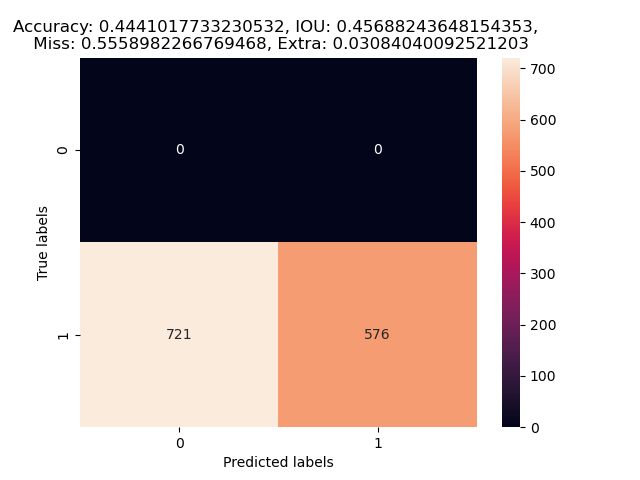
#> input picture src/confusion_matrix.png, 640 x 480 px; its folder holds only this picture in this run
$ python -i image_processor.py   (imports and definitions only)
#> lines starting #> are read from the running program, lines starting #| are printed output that depends on the picture; after the words box and inside, x2 and y2 are one past the last pixel; in counts of white or black regions, pixels touching at a corner belong together
"""
Source:
    https://stackoverflow.com/questions/55782857/how-to-detect-separate-figures-in-an-image
"""

import os

import cv2
from imutils import contours


def drawAllBoundingBox(image_path):
    img = cv2.imread(image_path)
    # original = img.copy()
    # gray = cv2.cvtColor(img, cv2.COLOR_BGR2GRAY)

    img_gray = cv2.cvtColor(img, cv2.COLOR_BGR2GRAY)
    # img_blur = cv2.GaussianBlur(img_gray, (3, 3), 0)

    canny = cv2.Canny(
        image=img_gray, threshold1=100, threshold2=200
    )

    contour_list = []
    ROI_number = 0
    cnts = cv2.findContours(canny, cv2.RETR_EXTERNAL, cv2.CHAIN_APPROX_SIMPLE)
    cnts = cnts[0] if len(cnts) == 2 else cnts[1]
    cnts, _ = contours.sort_contours(cnts, method="left-to-right")

    for c in cnts:
        x, y, w, h = cv2.boundingRect(c)
        # roi = img[y : y + h, x : x + w]

        cv2.rectangle(img, (x, y), (x + w, y + h), (0, 255, 0), 3)
        # ROI = original[y : y + h, x : x + w]
        #
        contour_list.append(c)

        ROI_number += 1

    print("Contours Detected: {}".format(len(contour_list)))

    cv2.imwrite(
        os.path.join(
            os.getcwd(), "geo_data", "bounded_images_T", os.path.split(image_path)[1]
        ),
        img,
    )


def drawBiggestBoundingBox(image_path):
#> called with image_path = 'confusion_matrix.png'
    img = cv2.imread(image_path)
#> img is the input picture: shape (480, 640, 3); mean B, G, R 172.2, 173.5, 187.5
    original = img.copy()
    gray = cv2.cvtColor(img, cv2.COLOR_BGR2GRAY)
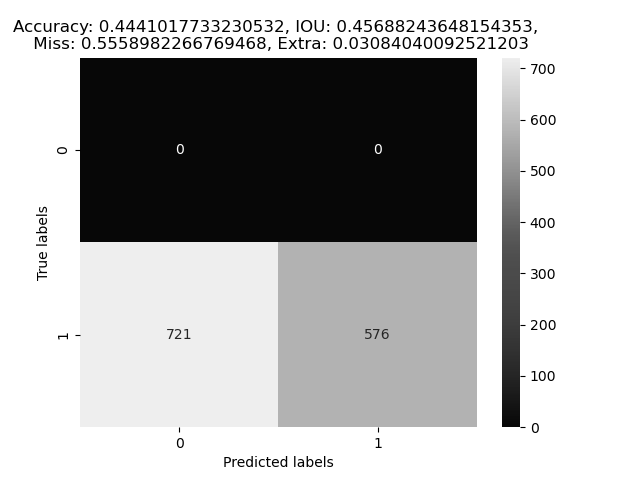
#> gray: shape (480, 640); min 0, max 255, mean 177.6

    img_gray = cv2.cvtColor(img, cv2.COLOR_BGR2GRAY)
    # img_blur = cv2.GaussianBlur(img_gray, (3, 3), 0)

    canny = cv2.Canny(
        image=img_gray, threshold1=100, threshold2=200
    )
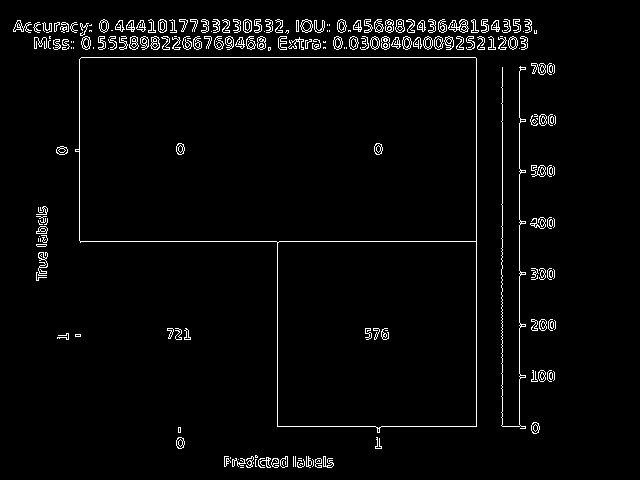
#> canny: shape (480, 640); 3% white in thin lines or dots, all inside (x1, y1, x2, y2) = (13, 19, 556, 468)

    contour_list = []
    ROI_number = 0
    cnts = cv2.findContours(canny, cv2.RETR_EXTERNAL, cv2.CHAIN_APPROX_SIMPLE)
#> cnts = 204 contours, 120 with area under 20; largest, box (x1, y1, x2, y2) and area: (75, 57, 477, 433) 109886, (448, 19, 469, 33) 159, (300, 19, 313, 33) 118, (243, 19, 252, 33) 94, (158, 19, 167, 33) 94
    cnts = cnts[0] if len(cnts) == 2 else cnts[1]
    cnts, _ = contours.sort_contours(cnts, method="left-to-right")
#> cnts = 204 contours, 120 with area under 20; largest, box (x1, y1, x2, y2) and area: (75, 57, 477, 433) 109886, (448, 19, 469, 33) 159, (300, 19, 313, 33) 118, (158, 19, 167, 33) 94, (243, 19, 252, 33) 94

    largest_vals1 = (0, 0, 0, 0)
    largest_vals2 = (0, 0, 0, 0)

    for c in cnts:
        x, y, w, h = cv2.boundingRect(c)
        if w * h > largest_vals1[2] * largest_vals1[3]:
            largest_vals2 = largest_vals1
            largest_vals1 = (x, y, w, h)

        print(w, h)
#> this loop made 204 passes
#> (x, y, w, h, largest_vals2) on passes 1, 33: (13, 20, 19, 13, (0, 0, 0, 0)), (75, 57, 402, 376, (13, 20, 19, 13))
#> (x, y, w, h) on passes 2 to 7: (33, 22, 8, 11), (34, 37, 13, 12), (36, 272, 11, 9), (36, 244, 11, 3), (36, 226, 12, 8), (36, 216, 11, 7)
#| 19 13
#| 8 11
#| 13 12
#| 11 9
#| 11 3
#| 12 8
#| 11 7
#| 12 9
#> (further printed lines are left out)

    topNBoxes = [largest_vals1, largest_vals2]
#> topNBoxes = [(75, 57, 402, 376), (13, 20, 19, 13)]
    for i in topNBoxes:
        x, y, w, h = i
        # roi = img[y : y + h, x : x + w]

        cv2.rectangle(img, (x, y), (x + w, y + h), (0, 255, 0), 3)
        # ROI = original[y : y + h, x : x + w]

        contour_list.append(c)

        ROI_number += 1
#> this loop made 2 passes
#> (x, y, w, h, ROI_number) on passes 1 to 2: (75, 57, 402, 376, 1), (13, 20, 19, 13, 2)
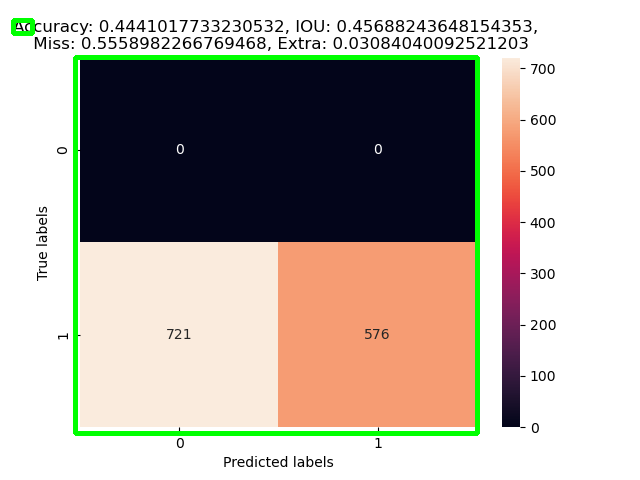
#> img: shape (480, 640, 3); 2.63% of pixels changed, all inside (x1, y1, x2, y2) = (11, 18, 480, 436)
#> after the loop, ROI_number = 2; contour_list = 2 contours, all with area under 20

    print("Contours Detected: {}".format(len(contour_list)))
#| Contours Detected: 2
    cv2.imwrite(
        os.path.join(
            os.getcwd(),
            "geo_data",
            "bounded_images_T_Biggest",
            os.path.split(image_path)[1],
        ),
        img,
    )


directory = "./geo_data/preprocessing_data/T/"

# [6 lines not run here, left out]

>>> result = drawBiggestBoundingBox('confusion_matrix.png')
